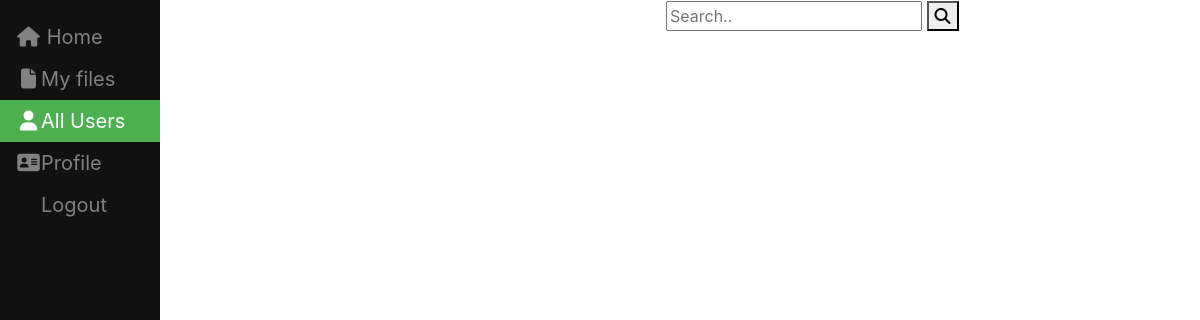
The app's page /srikarthop, older data.
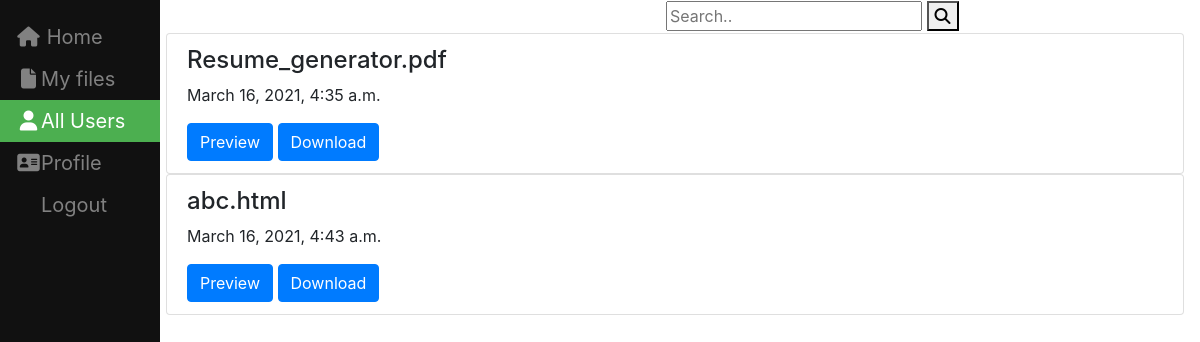
The same page, newer data.
### filesharing/models.py (models this page shows, shortened)
class File(models.Model):
    name = models.CharField(max_length=100,null=True,blank=True)
    file=models.FileField(upload_to=user_directory_path);
    created_on = models.DateTimeField(auto_now_add=True)
    user = models.ForeignKey(User,on_delete=models.CASCADE, default=None)

### filesharing/views.py (the view)
# urls.py: path('<slug:user>',views.ousersfile,name='ousersfiles')
def ousersfile(request,user):
    print(user)
    ruser=User.objects.get(username=user)
    all_files = File.objects.filter(user=ruser)
    context = {'all_files': all_files, 'u': ruser}
    return render(request, 'filesharing/ousersfile.html', context)

### templates/filesharing/ousersfile.html (shortened to what this page needs)
{% load static %}
<!DOCTYPE html>
<html lang="en" dir="ltr">
  <head>
    <link rel="stylesheet" type="text/css" href="{%  static "css/styles.css" %}"/>
    <link rel="stylesheet" href="https://cdnjs.cloudflare.com/ajax/libs/font-awesome/4.7.0/css/font-awesome.min.css">
    <link rel="stylesheet" href="https://maxcdn.bootstrapcdn.com/bootstrap/4.0.0/css/bootstrap.min.css">
</head>
  <body>
<div class="sidebar">
  <a href="home1"><i class="fa fa-fw fa-home"></i> Home</a>
  <a  href="My_Files"><i class="fa fa-fw fa-file"></i>My files</a>
  <a class="active" href="allusers"><i class="fa fa-fw fa-user"></i>All Users</a>
  <a href="createdprofile"><i class="fa fa-fw fa-address-card"></i>Profile</a>
  <a href="logout">Logout</a>
</div>
<form class="example" action="action_page.php">
  <input type="text" placeholder="Search.." name="search">
  <button type="submit"><i class="fa fa-search"></i></button>
</form>
  <div class="content">
      <div class="list-group">
      {% for file in all_files %}
            <div class="list-group">
                 <div  class="list-group-item">
                    <h4 class="list-group-item-text">{{ file.name}}</h4>
                      <p class="list-group-item-text">{{ file.created_on}}</p>
                     <a class="list-group-item-text" href="{{ file.file.url }}" target="_blank"><button type="button" class="btn btn-primary">Preview</button> </a> </td>
                     <a class="list-group-item-text" href="{{ file.file.url }}" target="_blank" download><button type="button" class="btn btn-primary">Download</button></a>&nbsp;&nbsp;&nbsp;&nbsp;&nbsp;&nbsp;
                 </div>
          </div>
      {% endfor %}
     </div>
  </div>
  </body>
</html>

Row changes from the older to the newer data that the page shows:
added File: name "Resume_generator.pdf", created_on "March 16, 2021, 4:35 a.m."
added File: name "abc.html", created_on "March 16, 2021, 4:43 a.m."
